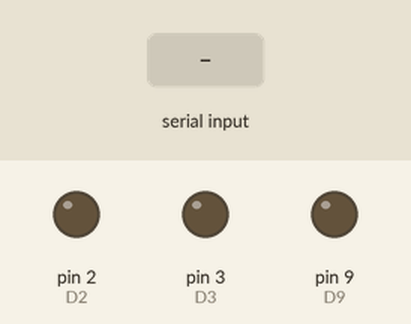
Recording of a sketch running on a simulated Arduino Uno, built with avr-gcc and run on an emulated ATmega328P. Shown: output pins drawn as LEDs (lit = HIGH). Inputs (shaded band) come from the test bench. The audio player accepts every command and is not drawn; what the sketch prints to the serial monitor is not drawn.

Above: at 20.7 s.
20.8 s: "Sp1=1\n" received over Serial
At 22.0 s:
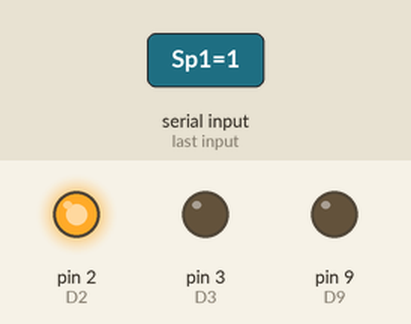
22.3 s: "Sp2=1\n" received over Serial
At 23.2 s:
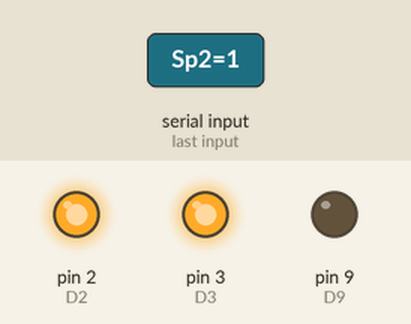
23.8 s: "Sp1=0\n" received over Serial
At 24.3 s:
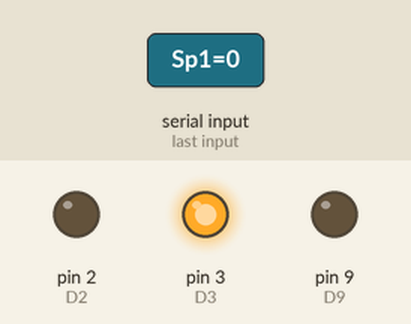
25.3 s: "Sp2=0\n" received over Serial
At 26.6 s:
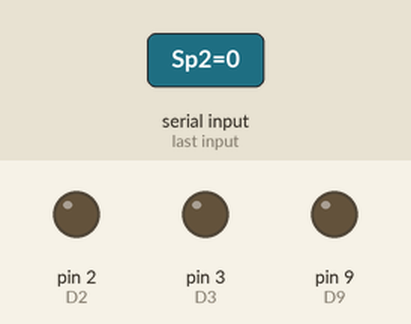
Timing chart, 0 to 27.8 s (numbered marks = the images above; inputs shaded):
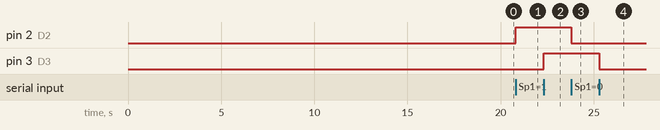

The sketch:

DFPlayer.ino
```cpp
//NOne
#include "DFRobotDFPlayerMini.h"
#include "Arduino.h"
#include "SoftwareSerial.h"
SoftwareSerial mySoftwareSerial(A4, A5); // RX, TX
DFRobotDFPlayerMini myDFPlayer;
int k=0;
int vl=0;
int Var;
int D2 = 2;
int D3 = 3;
int D4 = 4;
int D5 = 5;
int D7 = 7;
int D9 = 9;
int old=0;
void setup()
{

  mySoftwareSerial.begin(9600);

  Serial.begin(115200);
   delay(15000);
 // Serial.println();
  //Serial.println(F("DFRobot DFPlayer Mini Demo"));
  //Serial.println(F("Initializing DFPlayer ... (May take 3~5 seconds)"));

  if (!myDFPlayer.begin(mySoftwareSerial)) {  //Use softwareSerial to communicate with mp3.
  //  Serial.println(F("Unable to begin:"));
  //  Serial.println(F("1.Please recheck the connection!"));
    Serial.println(F("2.Please insert the SD card!"));
    while(true);
  }
  Serial.println(F("DFPlayer Mini online."));

  myDFPlayer.setTimeOut(500); //Set serial communictaion time out 500ms
  delay(1000);
   myDFPlayer.EQ(DFPLAYER_EQ_NORMAL);
    delay(1000);
   myDFPlayer.enableDAC();
     delay(1000);
   myDFPlayer.enableLoopAll();
     delay(1000);
    myDFPlayer.volume(15);
    pinMode(D7, OUTPUT);
  digitalWrite(D7,LOW);
  pinMode(D9, OUTPUT);
  digitalWrite(D9,LOW);
  pinMode(D2, OUTPUT);
  digitalWrite(D2,LOW);
  pinMode(D3, OUTPUT);
  digitalWrite(D3,LOW);
  pinMode(D4, OUTPUT);
  digitalWrite(D4,LOW);
  pinMode(D5, OUTPUT);
  digitalWrite(D5,LOW);
}
void loop()
{
while (Serial.available())
  {
    IncomingChar(Serial.read ());

  }
}


void IncomingChar (const byte InChar)
{
  static char InLine [300];
  static unsigned int Position = 0;
  switch (InChar)
  {
    k=0;
    case '\r':

          break;
    case '\n':   // ket thuc mot ban tin
      InLine [Position] = 0;
      ProcessCommand(String(InLine));
      Position = 0;
      break;
    default:
    k=0;
      InLine [Position++] = InChar;
  }
}
void ProcessCommand(String InLine)
{
 // Serial.println(InLine);


       if (InLine.indexOf("Sp1=0") != -1)
    {
      digitalWrite(D2,LOW);
    }
    if (InLine.indexOf("Sp1=1") != -1)
    {
     digitalWrite(D2,HIGH);
    }
    if (InLine.indexOf("Sp2=0") != -1)
    {
      digitalWrite(D3,LOW);
    }if (InLine.indexOf("Sp2=1") != -1)
    {
       digitalWrite(D3,HIGH);
    }
    if (InLine.indexOf("Sp3=0") != -1)
    {
      digitalWrite(D4,LOW);
    }
    if (InLine.indexOf("Sp3=1") != -1)
    {
      digitalWrite(D4,HIGH);
    }
    if (InLine.indexOf("Sp4=0") != -1)
    {
   digitalWrite(D5,LOW);
    }
    if (InLine.indexOf("Sp4=1") != -1)
    {
       digitalWrite(D5,HIGH);
    }
    if (InLine.indexOf("Sp5=0") != -1)
    {
     digitalWrite(D7,LOW);
    }
        if (InLine.indexOf("Sp5=1") != -1)
    {
      digitalWrite(D7,HIGH);
    }
    if (InLine.indexOf("Sp6=0") != -1)
    {
     digitalWrite(D9,LOW);
    }
        if (InLine.indexOf("Sp6=1") != -1)
    {
      digitalWrite(D9,HIGH);
    }

    if (InLine.indexOf("Sp7=0") != -1)
    {
    digitalWrite(D2,LOW);
    }
        if (InLine.indexOf("Sp7=1") != -1)
    {
         digitalWrite(D2,HIGH);
    }
  if (InLine.indexOf("Var=0") != -1)
    { if(old !=0)
    {
      old=0;
      myDFPlayer.volume(0);
      vl=0;

    }
    }
      if (InLine.indexOf("Var=11") != -1)
    {
       if(old !=1)
    {
      old=1;
      myDFPlayer.volume(5);
      vl=5;
    }
    }
      if (InLine.indexOf("Var=2") != -1)
    {

     if(old !=2)
    {
      old=2;
      myDFPlayer.volume(10);
      vl=10;
    }
    }
      if (InLine.indexOf("Var=3") != -1)
    {
       if(old !=3)
    {
      old=3;
      myDFPlayer.volume(15);
      vl=15;
    }
    }
       if (InLine.indexOf("Var=4") != -1)
    {
       if(old !=4)
    {
      old=4;
      myDFPlayer.volume(20);
      vl=20;
    }
    }
    if (InLine.indexOf("Var=5") != -1)
    {
       if(old !=5)
    {
      old=5;
     myDFPlayer.volume(25);
     vl=25;
    }
    }  if (InLine.indexOf("Var=6") != -1)
    {
       if(old !=6)
    {
      old=6;
      myDFPlayer.volume(30);
      vl=30;
    }
    }
    if (InLine.indexOf("Var=7") != -1)
    {
       if(old !=7)
    {
      old=7;
      myDFPlayer.previous();
      myDFPlayer.volume(vl);
    }
    }
      if (InLine.indexOf("Var=8") != -1)
    {
       if(old !=8)
    {
      old=8;
      myDFPlayer.pause();
       myDFPlayer.volume(vl);
    }
    }
      if (InLine.indexOf("Var=9") != -1)
    {
       if(old !=9)
    {
      old=9;
     myDFPlayer.start();
      myDFPlayer.volume(vl);
    }
    }
      if (InLine.indexOf("Var=10") != -1)
    {
       if(old !=10)
    {
      old=10;
    myDFPlayer.next();
     myDFPlayer.volume(vl);
    }
    }

}
```

Measured:
- after the input at 20.8 s, pin 2 (D2): LOW → HIGH at once
- after the input at 22.3 s, pin 3 (D3): LOW → HIGH at once
- after the input at 23.8 s, pin 2 (D2): HIGH → LOW at once
- after the input at 25.3 s, pin 3 (D3): HIGH → LOW at once
